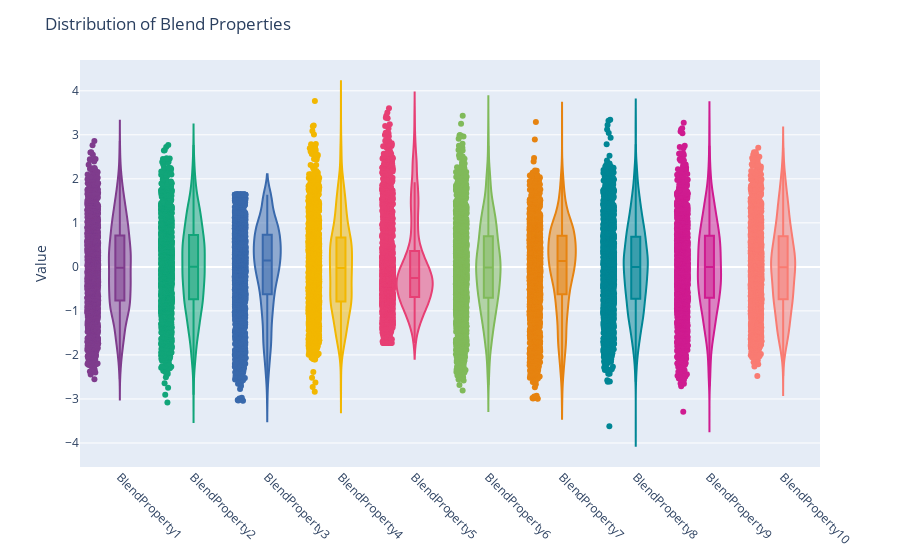

Notebook cell for this chart:
### Markdown cell above
Plot Insights:

- BlendProperty1, 2, 6, 8, 9, 10:
    - These exhibit near-Gaussian (bell-shaped) distributions.
    - Likely standardized or already normalized.
    
- BlendProperty3 & 4:
    - Show slight skew (e.g., right-tail in Property3).
    - Mostly symmetric but may benefit from light transformation or checking for outliers.

- BlendProperty5:
    - Clearly right-skewed with a long tail.
    - Consider log or Box-Cox transformation before modeling.

- BlendProperty7:
    - Looks sharper (peaky) than normal — possibly leptokurtic.
    - Could be indicating low variance or tightly centered values.

### Code cell
# Selecting last 10 blend property columns
data = train_data.iloc[:, 55:]

# Melt the DataFrame to long format for Plotly
melted_data = data.melt(var_name='Property', value_name='Value')

# Create the violin plot
fig = px.violin(melted_data, x='Property', y='Value', color='Property', box=True, points='all', color_discrete_sequence=px.colors.qualitative.Bold)

# Update layout for aesthetics
fig.update_layout(
    showlegend=False,
    title='Distribution of Blend Properties',
    yaxis_title='Value',
    xaxis_title=None,
    xaxis_tickangle=45
)

fig.show()

### Figure 1 — Plotly figure (JSON) as saved in the notebook; plotly's stock layout.template omitted (floating-point values rounded to 4 significant figures; data arrays with more than 128 entries replaced by an {"elided": "..."} marker saying what was removed)
{"data": [{"alignmentgroup": "True", "box": {"visible": true}, "hovertemplate": "Property=%{x}<br>Value=%{y}<extra></extra>", "legendgroup": "BlendProperty1", "marker": {"color": "rgb(127, 60, 141)"}, "name": "BlendProperty1", "offsetgroup": "BlendProperty1", "orientation": "v", "points": "all", "scalegroup": "True", "showlegend": true, "type": "violin", "x": {"elided": "2000 str values"}, "x0": " ", "xaxis": "x", "y": {"elided": "2000 float values"}, "y0": " ", "yaxis": "y"}, {"alignmentgroup": "True", "box": {"visible": true}, "hovertemplate": "Property=%{x}<br>Value=%{y}<extra></extra>", "legendgroup": "BlendProperty2", "marker": {"color": "rgb(17, 165, 121)"}, "name": "BlendProperty2", "offsetgroup": "BlendProperty2", "orientation": "v", "points": "all", "scalegroup": "True", "showlegend": true, "type": "violin", "x": {"elided": "2000 str values"}, "x0": " ", "xaxis": "x", "y": {"elided": "2000 float values"}, "y0": " ", "yaxis": "y"}, {"alignmentgroup": "True", "box": {"visible": true}, "hovertemplate": "Property=%{x}<br>Value=%{y}<extra></extra>", "legendgroup": "BlendProperty3", "marker": {"color": "rgb(57, 105, 172)"}, "name": "BlendProperty3", "offsetgroup": "BlendProperty3", "orientation": "v", "points": "all", "scalegroup": "True", "showlegend": true, "type": "violin", "x": {"elided": "2000 str values"}, "x0": " ", "xaxis": "x", "y": {"elided": "2000 float values"}, "y0": " ", "yaxis": "y"}, {"alignmentgroup": "True", "box": {"visible": true}, "hovertemplate": "Property=%{x}<br>Value=%{y}<extra></extra>", "legendgroup": "BlendProperty4", "marker": {"color": "rgb(242, 183, 1)"}, "name": "BlendProperty4", "offsetgroup": "BlendProperty4", "orientation": "v", "points": "all", "scalegroup": "True", "showlegend": true, "type": "violin", "x": {"elided": "2000 str values"}, "x0": " ", "xaxis": "x", "y": {"elided": "2000 float values"}, "y0": " ", "yaxis": "y"}, {"alignmentgroup": "True", "box": {"visible": true}, "hovertemplate": "Property=%{x}<br>Value=%{y}<extra></extra>", "legendgroup": "BlendProperty5", "marker": {"color": "rgb(231, 63, 116)"}, "name": "BlendProperty5", "offsetgroup": "BlendProperty5", "orientation": "v", "points": "all", "scalegroup": "True", "showlegend": true, "type": "violin", "x": {"elided": "2000 str values"}, "x0": " ", "xaxis": "x", "y": {"elided": "2000 float values"}, "y0": " ", "yaxis": "y"}, {"alignmentgroup": "True", "box": {"visible": true}, "hovertemplate": "Property=%{x}<br>Value=%{y}<extra></extra>", "legendgroup": "BlendProperty6", "marker": {"color": "rgb(128, 186, 90)"}, "name": "BlendProperty6", "offsetgroup": "BlendProperty6", "orientation": "v", "points": "all", "scalegroup": "True", "showlegend": true, "type": "violin", "x": {"elided": "2000 str values"}, "x0": " ", "xaxis": "x", "y": {"elided": "2000 float values"}, "y0": " ", "yaxis": "y"}, {"alignmentgroup": "True", "box": {"visible": true}, "hovertemplate": "Property=%{x}<br>Value=%{y}<extra></extra>", "legendgroup": "BlendProperty7", "marker": {"color": "rgb(230, 131, 16)"}, "name": "BlendProperty7", "offsetgroup": "BlendProperty7", "orientation": "v", "points": "all", "scalegroup": "True", "showlegend": true, "type": "violin", "x": {"elided": "2000 str values"}, "x0": " ", "xaxis": "x", "y": {"elided": "2000 float values"}, "y0": " ", "yaxis": "y"}, {"alignmentgroup": "True", "box": {"visible": true}, "hovertemplate": "Property=%{x}<br>Value=%{y}<extra></extra>", "legendgroup": "BlendProperty8", "marker": {"color": "rgb(0, 134, 149)"}, "name": "BlendProperty8", "offsetgroup": "BlendProperty8", "orientation": "v", "points": "all", "scalegroup": "True", "showlegend": true, "type": "violin", "x": {"elided": "2000 str values"}, "x0": " ", "xaxis": "x", "y": {"elided": "2000 float values"}, "y0": " ", "yaxis": "y"}, {"alignmentgroup": "True", "box": {"visible": true}, "hovertemplate": "Property=%{x}<br>Value=%{y}<extra></extra>", "legendgroup": "BlendProperty9", "marker": {"color": "rgb(207, 28, 144)"}, "name": "BlendProperty9", "offsetgroup": "BlendProperty9", "orientation": "v", "points": "all", "scalegroup": "True", "showlegend": true, "type": "violin", "x": {"elided": "2000 str values"}, "x0": " ", "xaxis": "x", "y": {"elided": "2000 float values"}, "y0": " ", "yaxis": "y"}, {"alignmentgroup": "True", "box": {"visible": true}, "hovertemplate": "Property=%{x}<br>Value=%{y}<extra></extra>", "legendgroup": "BlendProperty10", "marker": {"color": "rgb(249, 123, 114)"}, "name": "BlendProperty10", "offsetgroup": "BlendProperty10", "orientation": "v", "points": "all", "scalegroup": "True", "showlegend": true, "type": "violin", "x": {"elided": "2000 str values"}, "x0": " ", "xaxis": "x", "y": {"elided": "2000 float values"}, "y0": " ", "yaxis": "y"}], "layout": {"legend": {"title": {"text": "Property"}, "tracegroupgap": 0}, "margin": {"t": 60}, "showlegend": false, "title": {"text": "Distribution of Blend Properties"}, "violinmode": "overlay", "xaxis": {"anchor": "y", "categoryarray": ["BlendProperty1", "BlendProperty2", "BlendProperty3", "BlendProperty4", "BlendProperty5", "BlendProperty6", "BlendProperty7", "BlendProperty8", "BlendProperty9", "BlendProperty10"], "categoryorder": "array", "domain": [0, 1], "tickangle": 45, "title": {}}, "yaxis": {"anchor": "x", "domain": [0, 1], "title": {"text": "Value"}}}}
